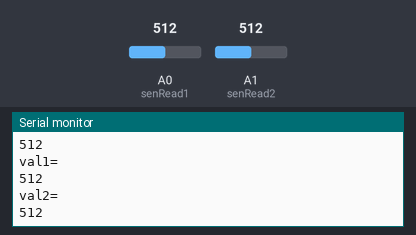
A sketch run on a simulated Arduino Uno, built with avr-gcc and run on an emulated ATmega328P. On the bench: the last lines printed to the serial monitor. Inputs (shaded band) come from the test bench; at power-on: A0 (senRead1) = 512, A1 (senRead2) = 512.

Above: at 2.0 s.
2.1 s: A0 (senRead1) set to 716
At 3.1 s:
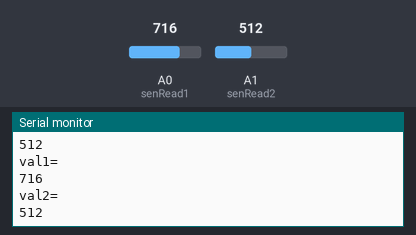
3.8 s: A1 (senRead2) set to 306
At 3.81 s:
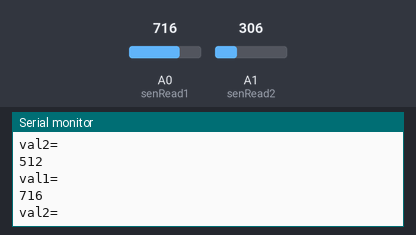
5.5 s: A0 (senRead1) set to 860
At 7.0 s:
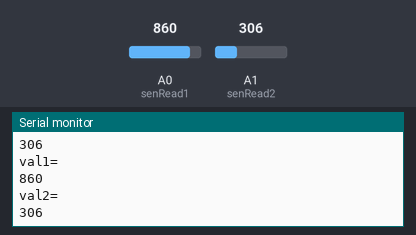
7.2 s: A1 (senRead2) set to 122
At 8.1 s:
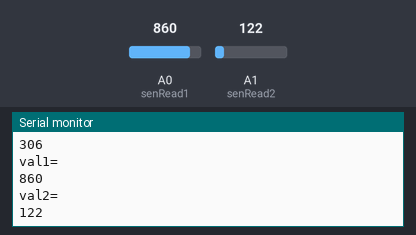
Timing chart, 0 to 9.9 s (numbered marks = the images above; inputs shaded):
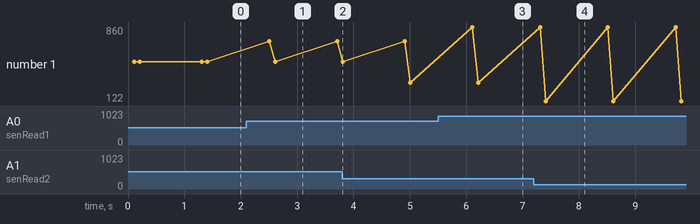

The sketch:

line_following_testcode.ino
```cpp
 int senRead1=0;
 int senRead2=1;
 int limit=850;
 void setup()
 {

  Serial.begin(9600);
 }
 void loop()
 {
  int val1=analogRead(senRead1);
  int val2=analogRead(senRead2);
  delay(100);
   Serial.println("val1=");
  Serial.println(val1);
   Serial.println("\n");
   delay(100);
   Serial.println("val2=");
     Serial.println(val2);
    Serial.println("\n");
 delay(1000);
 }
```

Measured:
- after the input at 2.1 s, the serial monitor: prints a new line after 0.41 s (image 1)
- after the input at 5.5 s, the serial monitor: prints a new line after 0.61 s (image 3)
- after the input at 7.2 s, the serial monitor: prints a new line after 0.21 s (image 4)
- plotted number 1: 512 → 716 after the input at 2.1 s, 716 → 306 after the input at 3.8 s, 306 → 122 after the input at 7.2 s
